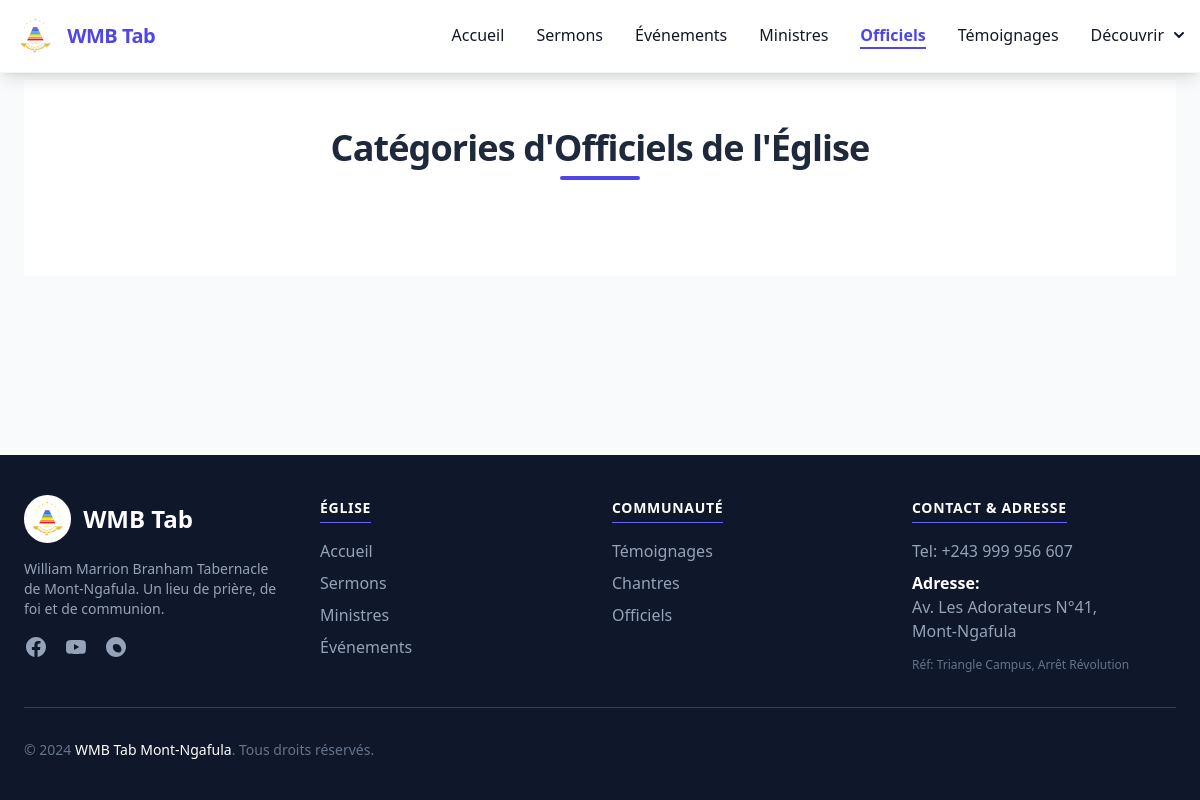
Page /cateOffi/ on the earlier database version.
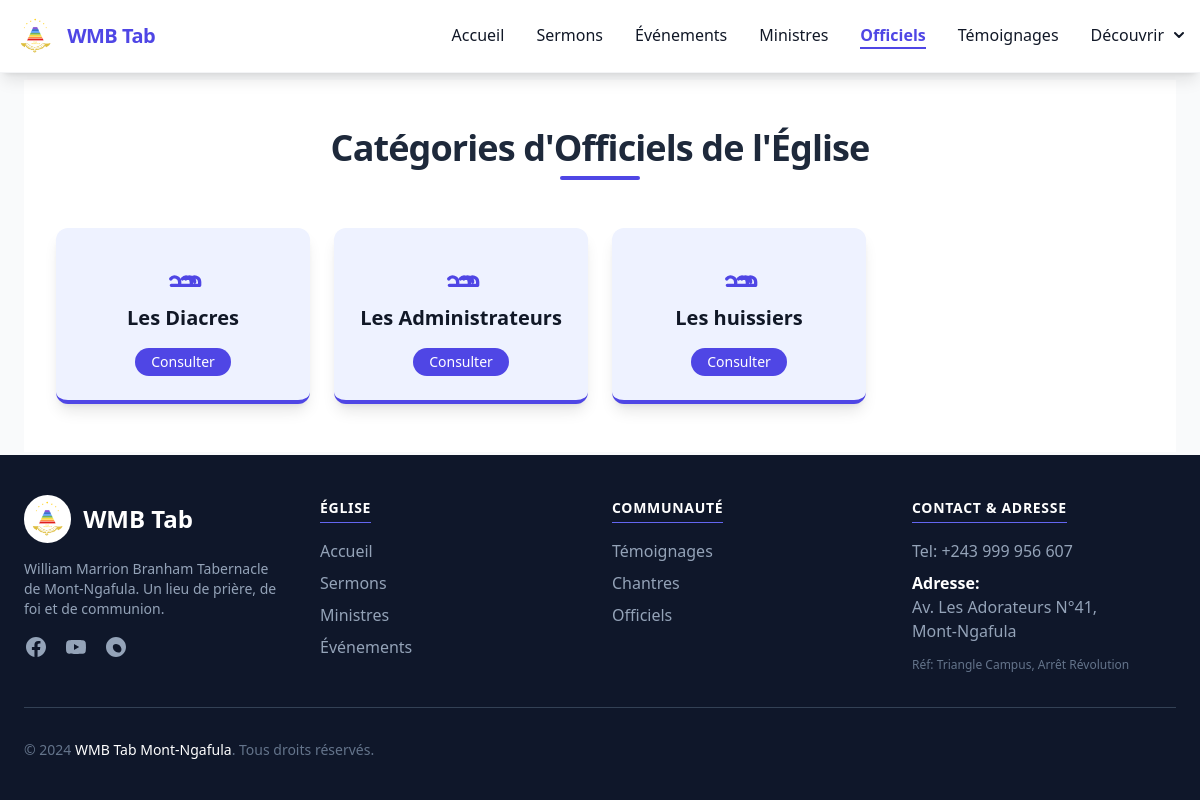
Same page on the later database version.
### OurData/models.py (models this page shows, shortened)
class CategorieOfficiel(models.Model):
    Nom = models.CharField(max_length=100, blank= False)

### OurData/views.py (the view)
# urls.py: path("cateOffi/", categorieOfficiel, name='categorieOfficiel'),
def categorieOfficiel(request):
    categories = CategorieOfficiel.objects.all()
    return render(request, 'categorieofficiel.html', {"categories":categories})

### templates/categorieofficiel.html (shortened to what this page needs)
{% extends "_base.html" %}
{% load static %}
{% block content %}
<div class="max-w-6xl mx-auto px-4 sm:px-6 lg:px-8 py-12 bg-white">
    <h1 class="text-4xl font-extrabold text-center mb-12 text-slate-800 tracking-tight relative">
        Catégories d'Officiels de l'Église
        <span class="block w-20 h-1 bg-indigo-600 mx-auto mt-2 rounded-full"></span>
    </h1>
    <div class="grid grid-cols-2 md:grid-cols-3 lg:grid-cols-4 gap-6">
        {% for categorie in categories %}
        <a href="{% url 'officiels' categorie.id %}"
           class="bg-indigo-50 rounded-xl shadow-lg p-6 text-center
                  transform hover:shadow-xl hover:-translate-y-1 transition-all duration-300
                  border-b-4 border-indigo-600 flex flex-col justify-between items-center group">
            <h5 class="text-xl font-bold text-gray-900 mb-4 group-hover:text-indigo-700 transition-colors">
                {{ categorie.Nom }}
            </h5>
            <span class="inline-block py-1 px-4 text-sm font-medium text-white rounded-full bg-indigo-600 group-hover:bg-indigo-700 transition-colors">
                Consulter
            </span>
        </a>
        {% endfor %}
    </div>
</div>
{% endblock content %}

Differences in the rows shown:
added CategorieOfficiel: Nom "Les Diacres"
added CategorieOfficiel: Nom "Les Administrateurs"
added CategorieOfficiel: Nom "Les huissiers"
